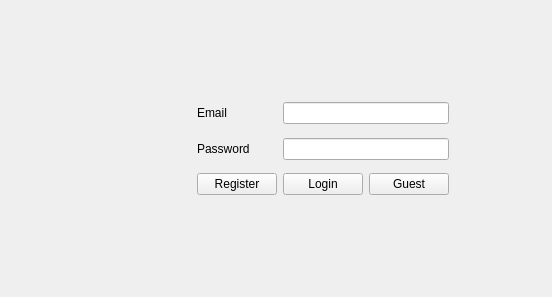
<?xml version="1.0" encoding="UTF-8"?>
<ui version="4.0">
 <class>MainWindow</class>
 <widget class="QMainWindow" name="MainWindow">
  <property name="windowModality">
   <enum>Qt::NonModal</enum>
  </property>
  <property name="geometry">
   <rect>
    <x>0</x>
    <y>0</y>
    <width>552</width>
    <height>297</height>
   </rect>
  </property>
  <property name="mouseTracking">
   <bool>false</bool>
  </property>
  <property name="windowTitle">
   <string>MainWindow</string>
  </property>
  <widget class="QWidget" name="centralwidget">
   <layout class="QGridLayout" name="gridLayout">
    <item row="1" column="2">
     <layout class="QGridLayout" name="gridLayout_2">
      <item row="4" column="0" colspan="3">
       <spacer name="verticalSpacer_3">
        <property name="orientation">
         <enum>Qt::Vertical</enum>
        </property>
        <property name="sizeHint" stdset="0">
         <size>
          <width>0</width>
          <height>0</height>
         </size>
        </property>
       </spacer>
      </item>
      <item row="7" column="0" colspan="3">
       <layout class="QHBoxLayout" name="horizontalLayout">
        <item>
         <widget class="QPushButton" name="register_2">
          <property name="text">
           <string>Register</string>
          </property>
         </widget>
        </item>
        <item>
         <widget class="QPushButton" name="login">
          <property name="text">
           <string>Login</string>
          </property>
         </widget>
        </item>
        <item>
         <widget class="QPushButton" name="guest">
          <property name="text">
           <string>Guest</string>
          </property>
         </widget>
        </item>
       </layout>
      </item>
      <item row="5" column="0">
       <widget class="QLabel" name="label_2">
        <property name="text">
         <string>Password</string>
        </property>
       </widget>
      </item>
      <item row="5" column="1" colspan="2">
       <widget class="QLineEdit" name="passwd"/>
      </item>
      <item row="3" column="0">
       <widget class="QLabel" name="label">
        <property name="text">
         <string>Email</string>
        </property>
       </widget>
      </item>
      <item row="3" column="1" colspan="2">
       <widget class="QLineEdit" name="username"/>
      </item>
      <item row="6" column="0" colspan="3">
       <spacer name="verticalSpacer_4">
        <property name="orientation">
         <enum>Qt::Vertical</enum>
        </property>
        <property name="sizeHint" stdset="0">
         <size>
          <width>0</width>
          <height>0</height>
         </size>
        </property>
       </spacer>
      </item>
     </layout>
    </item>
    <item row="1" column="3">
     <spacer name="horizontalSpacer">
      <property name="orientation">
       <enum>Qt::Horizontal</enum>
      </property>
      <property name="sizeHint" stdset="0">
       <size>
        <width>0</width>
        <height>0</height>
       </size>
      </property>
     </spacer>
    </item>
    <item row="1" column="1">
     <spacer name="horizontalSpacer_3">
      <property name="orientation">
       <enum>Qt::Horizontal</enum>
      </property>
      <property name="sizeHint" stdset="0">
       <size>
        <width>0</width>
        <height>0</height>
       </size>
      </property>
     </spacer>
    </item>
    <item row="2" column="2">
     <spacer name="verticalSpacer">
      <property name="orientation">
       <enum>Qt::Vertical</enum>
      </property>
      <property name="sizeHint" stdset="0">
       <size>
        <width>0</width>
        <height>0</height>
       </size>
      </property>
     </spacer>
    </item>
    <item row="1" column="0">
     <spacer name="horizontalSpacer_2">
      <property name="orientation">
       <enum>Qt::Horizontal</enum>
      </property>
      <property name="sizeHint" stdset="0">
       <size>
        <width>0</width>
        <height>0</height>
       </size>
      </property>
     </spacer>
    </item>
    <item row="0" column="2">
     <spacer name="verticalSpacer_2">
      <property name="orientation">
       <enum>Qt::Vertical</enum>
      </property>
      <property name="sizeHint" stdset="0">
       <size>
        <width>0</width>
        <height>0</height>
       </size>
      </property>
     </spacer>
    </item>
   </layout>
  </widget>
 </widget>
 <resources/>
 <connections/>
</ui>
